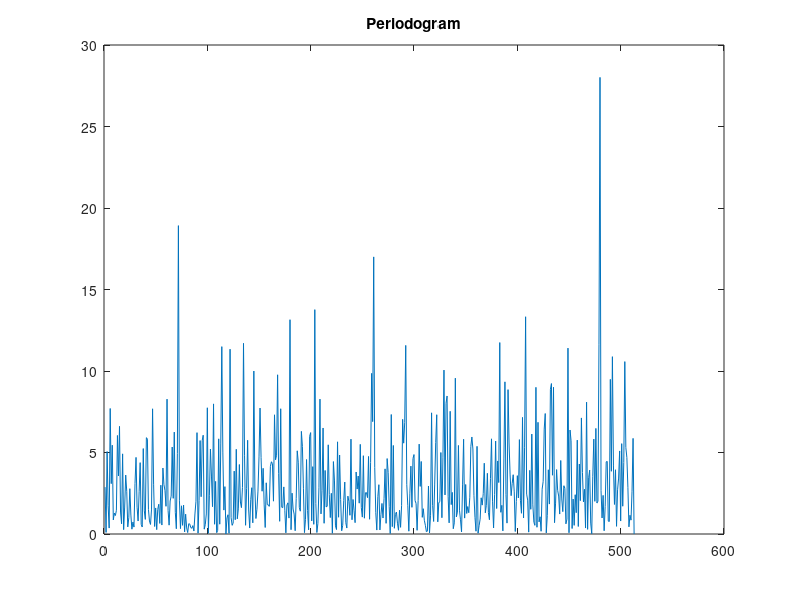

Reproduce this figure in MATLAB. (Note: this script raises an error after producing the figure.)
%Compare 2 different ways of periodogram calculation

n = 1:1:1024; %length of signal is 1024
omega1 = 0.6 * pi;
omega2 = 0.75 * pi;

phi1 = unifrnd(0,2*pi,1,1024);
phi2 = unifrnd(0,2*pi,1,1024);
u = randn(1,1024);

%Construct the signal
x = zeros(1,1024);
for i = n
    x(i) = 4*cos(omega1*(i-1)+phi1(i))+sin(omega2*(i-1)+phi2(i))+u(i);
end

P = periodogram(x);
figure(1)
plot(P)
title('Periodogram')

Pw = pwelch(x,hamming(256),128);%length of window = 256, ovelap = 128
figure(2)
plot(Pw)
title('Welch Periodogram')



    

